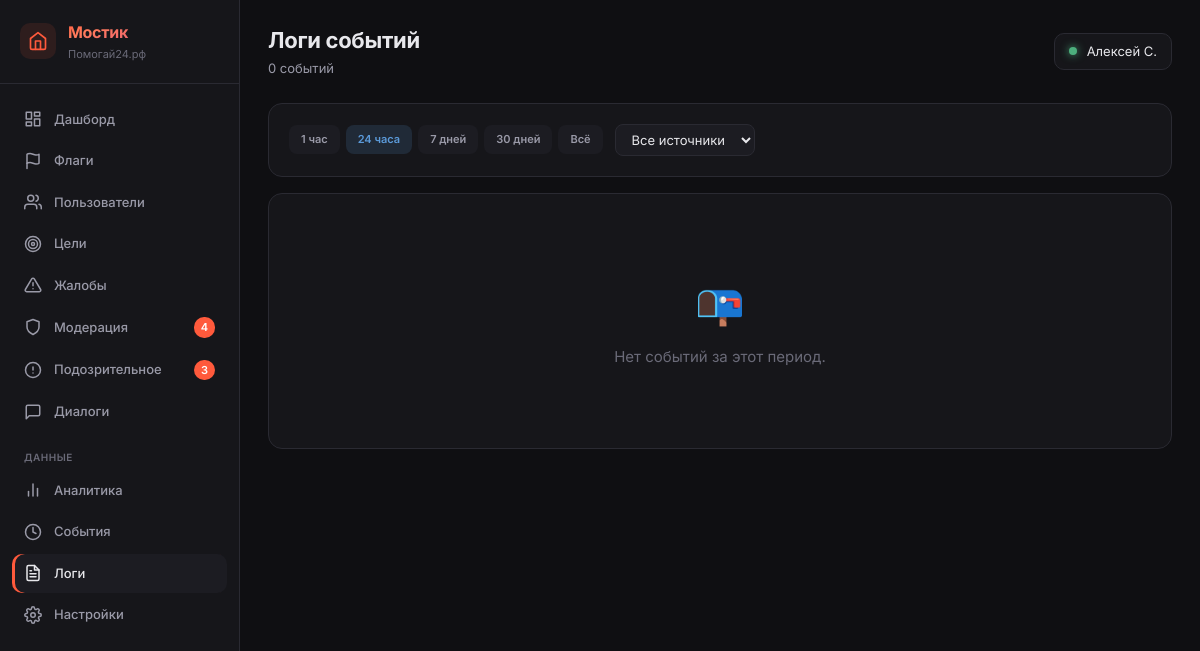
The app's page /_metrics/logs (signed in), older data.
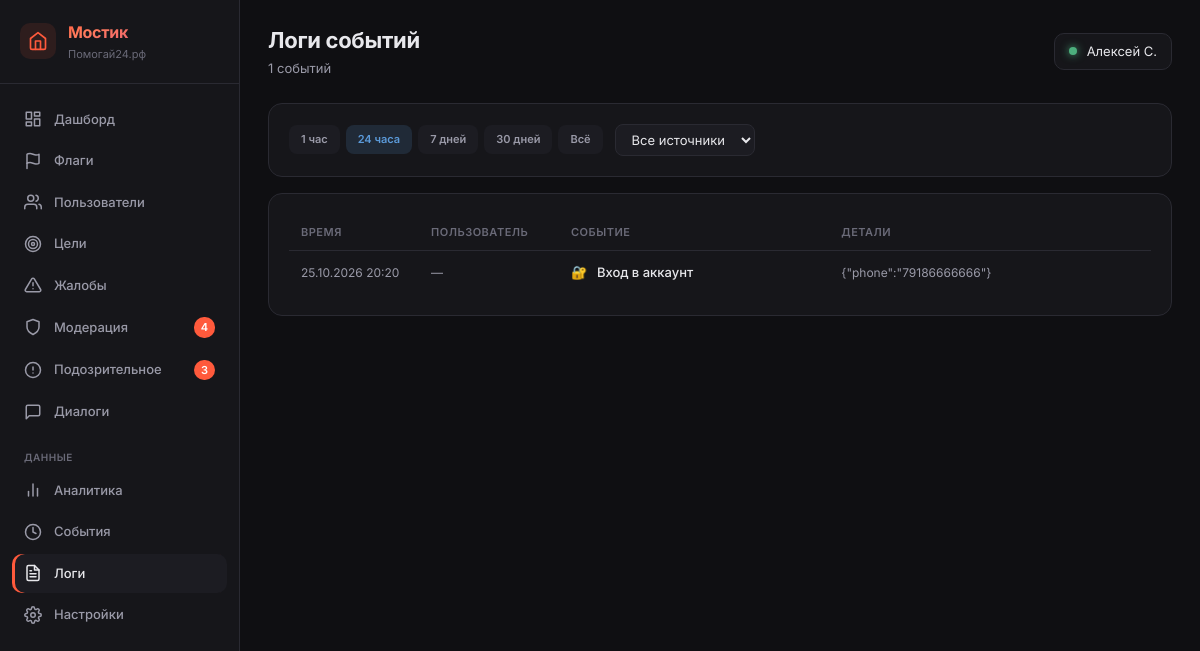
The same page, newer data.
### tables this page shows
CREATE TABLE analytics_events (
            id INTEGER PRIMARY KEY AUTOINCREMENT,
            user_id INTEGER NULL,
            event_type TEXT NOT NULL,
            event_data TEXT NULL,
            created_at TEXT DEFAULT (datetime('now'))
        );

### main.py (the view)
@app.route('/_metrics/logs')
@admin_required
def metrics_logs():
    user = get_current_user()
    db = get_db()
    period = request.args.get('period', '24h')  # 1h, 24h, 7d, 30d, all
    source = request.args.get('source', 'all')  # all, actions, flags, donations, goals, reports
    search = request.args.get('search', '').strip()
    flagged = request.args.get('flagged', '0') == '1'
    period_map = {
        '1h': '-1 hour',
        '24h': '-24 hours',
        '7d': '-7 days',
        '30d': '-30 days',
    }
    time_filter = period_map.get(period)
    events = []
    event_labels = {
        'login_attempt': ('🔐', 'Вход в аккаунт'),
        'registration': ('🎉', 'Регистрация'),
        'transfer_confirmed_donor': ('💸', 'Донатор сообщил о переводе'),
        'transfer_confirmed_recipient': ('✅', 'Получатель подтвердил перевод'),
        'goal_created': ('🎯', 'Создание цели'),
        'goal_approved': ('✓', 'Цель одобрена'),
        'goal_rejected': ('✗', 'Цель отклонена'),
        'report_created': ('⚠️', 'Жалоба на цель'),
        'dialog_message': ('💬', 'Сообщение в диалоге'),
    }
    if source in ('all', 'actions'):
        q = "SELECT id, user_id, event_type as type, event_data as data, created_at FROM analytics_events WHERE 1=1"
        params = []
        if time_filter:
            q += " AND created_at > datetime('now', ?)"
            params.append(time_filter)
        q += " ORDER BY id DESC LIMIT 100"
        for r in db.execute(q, params).fetchall():
            icon, label = event_labels.get(r['type'], ('🔵', r['type']))
            events.append({
                'time': r['created_at'],
                'source': 'analytics',
                'icon': icon,
                'label': label,
                'user_id': r['user_id'],
                'data': r['data'],
            })
    if source in ('all', 'flags'):
        if flagged:
            q = "SELECT id, user_id, found_word, category, status, original_text, created_at FROM content_guard_log WHERE status = 'flagged'"
        else:
            q = "SELECT id, user_id, found_word, category, status, original_text, created_at FROM content_guard_log WHERE status IN ('blocked', 'flagged')"
        params = []
        if time_filter:
            q += " AND created_at > datetime('now', ?)"
            params.append(time_filter)
        q += " ORDER BY id DESC LIMIT 100"
        for r in db.execute(q, params).fetchall():
            events.append({
                'time': r['created_at'],
                'source': 'flag',
                'icon': '🚩',
                'label': f"FLAG: {r['found_word']} ({r['category']})",
                'user_id': r['user_id'],
                'data': r['original_text'][:100] if r['original_text'] else '',
            })
    if source in ('all', 'donations'):
        q = "SELECT id, donor_id as user_id, amount_reported, status, donor_confirmed_at as created_at FROM donations WHERE 1=1"
        params = []
        if time_filter:
            q += " AND donor_confirmed_at > datetime('now', ?)"
            params.append(time_filter)
        q += " ORDER BY id DESC LIMIT 100"
        for r in db.execute(q, params).fetchall():
            events.append({
                'time': r['created_at'],
                'source': 'donation',
                'icon': '💰',
                'label': f"Донат {(r['amount_reported'] or 0):.0f} ₽",
                'user_id': r['user_id'],
                'data': f"status: {r['status']}",
            })
    if source in ('all', 'goals'):
        q = "SELECT id, user_id, title, type, status, created_at FROM goals WHERE 1=1"
        params = []
        if time_filter:
            q += " AND created_at > datetime('now', ?)"
            params.append(time_filter)
        q += " ORDER BY id DESC LIMIT 100"
        for r in db.execute(q, params).fetchall():
            events.append({
                'time': r['created_at'],
                'source': 'goal',
                'icon': '🎯',
                'label': f"Цель: {(r['title'] or '')[:60]}",
                'user_id': r['user_id'],
                'data': f"type: {r['type']}, status: {r['status']}",
            })
    if source in ('all', 'reports'):
        q = "SELECT id, reporter_id as user_id, goal_id, reason, created_at FROM reports WHERE 1=1"
        params = []
        if time_filter:
            q += " AND created_at > datetime('now', ?)"
            params.append(time_filter)
        q += " ORDER BY id DESC LIMIT 100"
        for r in db.execute(q, params).fetchall():
            events.append({
                'time': r['created_at'],
                'source': 'report',
                'icon': '⚠️',
                'label': f"Жалоба на цель #{r['goal_id']}",
                'user_id': r['user_id'],
                'data': r['reason'],
            })
    if flagged:
        events = [e for e in events if e['source'] == 'flag']
    def _norm_dt(s):
        return (s or '').replace('T', ' ')[:19]
    events.sort(key=lambda x: _norm_dt(x['time']), reverse=True)
    events = events[:300]
    user_ids = set(e['user_id'] for e in events if e['user_id'])
    users_map = {}
    if user_ids:
        placeholders = ','.join('?' * len(user_ids))
        rows = db.execute(f"SELECT id, phone, name FROM users WHERE id IN ({placeholders})", list(user_ids)).fetchall()
        for r in rows:
            users_map[r['id']] = {'phone': r['phone'], 'name': r['name']}
    for e in events:
        u = users_map.get(e['user_id'])
        e['user_label'] = (u['name'] or u['phone']) if u else '—'
    counts = get_sidebar_counts(db)
    return render_template('_metrics/logs.html',
        user=user,
        active='logs',
        counts=counts,
        events=events,
        period=period,
        source=source,
        search=search,
    )

### main.py (called while the page is built)
def get_current_user():
    if 'user_id' in session:
        db = get_db()
        try:
            user = db.execute("SELECT * FROM users WHERE id = ?", (session['user_id'],)).fetchone()
            if user and user['is_banned']:
                return None
            return user
        except sqlite3.Error as e:
            logger.error(f'[get_current_user] Ошибка БД: {e}')
            return None
    return None

def admin_required(f):
    @wraps(f)
    def wrap(*args, **kwargs):
        user = get_current_user()
        if not user or not user['is_admin']:
            abort(404)
        if request.method == 'POST' and not check_csrf():
            abort(403)
        return f(*args, **kwargs)
    return wrap

### models.py (called while the page is built)
def _create_connection():
    conn = sqlite3.connect(DATABASE, timeout=30)
    conn.row_factory = sqlite3.Row
    conn.execute("PRAGMA journal_mode=WAL")
    conn.execute("PRAGMA synchronous=NORMAL")
    conn.execute("PRAGMA busy_timeout=30000")
    conn.execute("PRAGMA foreign_keys = ON")
    return conn

### templates/_metrics/logs.html (shortened to what this page needs)
{% extends "_metrics/base.html" %}
{% block page_title %}Логи событий{% endblock %}
{% block page_subtitle %}{{ events|length }} событий{% endblock %}
{% block content %}
<div class="m-section" style="margin-bottom: 16px;">
    <form method="GET" style="display: flex; gap: 12px; align-items: center; flex-wrap: wrap;">
        <div style="display: flex; gap: 6px;">
            <a href="?period=1h&source={{ source }}" class="m-badge {% if period == '1h' %}info{% else %}muted{% endif %}" style="text-decoration: none; padding: 6px 12px;">1 час</a>
            <a href="?period=24h&source={{ source }}" class="m-badge {% if period == '24h' %}info{% else %}muted{% endif %}" style="text-decoration: none; padding: 6px 12px;">24 часа</a>
            <a href="?period=7d&source={{ source }}" class="m-badge {% if period == '7d' %}info{% else %}muted{% endif %}" style="text-decoration: none; padding: 6px 12px;">7 дней</a>
            <a href="?period=30d&source={{ source }}" class="m-badge {% if period == '30d' %}info{% else %}muted{% endif %}" style="text-decoration: none; padding: 6px 12px;">30 дней</a>
            <a href="?period=all&source={{ source }}" class="m-badge {% if period == 'all' %}info{% else %}muted{% endif %}" style="text-decoration: none; padding: 6px 12px;">Всё</a>
        </div>
        <select name="source" onchange="this.form.submit()" style="padding: 6px 12px; background: var(--m-bg-3); border: 1px solid var(--m-border); border-radius: 8px; color: var(--m-text); font-size: 13px; font-family: inherit;">
            <option value="all" {% if source == 'all' %}selected{% endif %}>Все источники</option>
        </select>
    </form>
</div>
<div class="m-section">
    {% if events %}
    <table class="m-table">
        <thead>
            <tr>
                <th style="width: 130px;">Время</th>
                <th style="width: 140px;">Пользователь</th>
                <th>Событие</th>
                <th>Детали</th>
            </tr>
        </thead>
        <tbody>
            {% for e in events %}
            <tr>
                <td class="muted" style="white-space: nowrap; font-size: 12px;">{{ e.time | date_ru }}</td>
                <td>
                    {% if e.user_id %}
                        <a href="/_metrics/users/{{ e.user_id }}" style="color: var(--m-sunset-1); text-decoration: none; font-size: 12px;">
                            {{ e.user_label }}
                        </a>
                    {% else %}
                        <span class="muted">—</span>
                    {% endif %}
                </td>
                <td>
                    <span style="margin-right: 6px;">{{ e.icon }}</span>
                    <span style="font-size: 13px; font-weight: 500;">{{ e.label }}</span>
                </td>
                <td class="muted" style="font-size: 12px; max-width: 350px; overflow: hidden; text-overflow: ellipsis; white-space: nowrap;" title="{{ e.data }}">{{ e.data }}</td>
            </tr>
            {% endfor %}
        </tbody>
    </table>
    {% else %}
    <div class="m-empty" style="padding: 60px 20px;">
        <div style="font-size: 40px; margin-bottom: 12px;">📭</div>
        <div style="font-size: 15px;">Нет событий за этот период.</div>
    </div>
    {% endif %}
</div>
{% endblock %}

Row changes from the older to the newer data that the page shows:
added analytics_events: time "25.10.2026 20:20", icon "🔐", label "Вход в аккаунт", data "{\"phone\":\"79186666666\"}"
Text that changed along with them:
{{ events|length }}: "0" → "1"
text no longer shown: "📭 Нет событий за этот период."
text now shown: "ВРЕМЯ ПОЛЬЗОВАТЕЛЬ СОБЫТИЕ ДЕТАЛИ"
